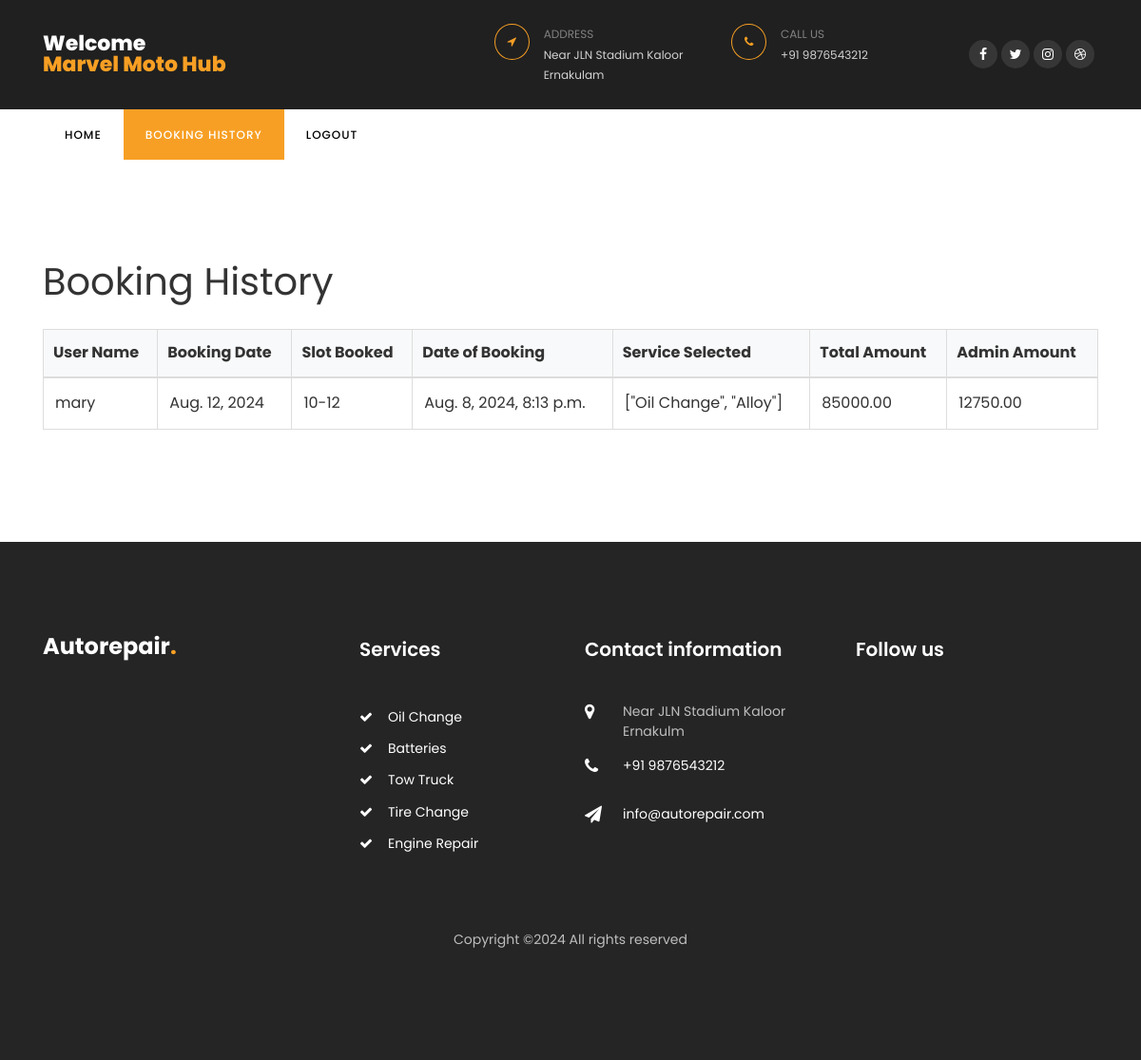
Before: /booking-history/ (signed in) with the older database file.
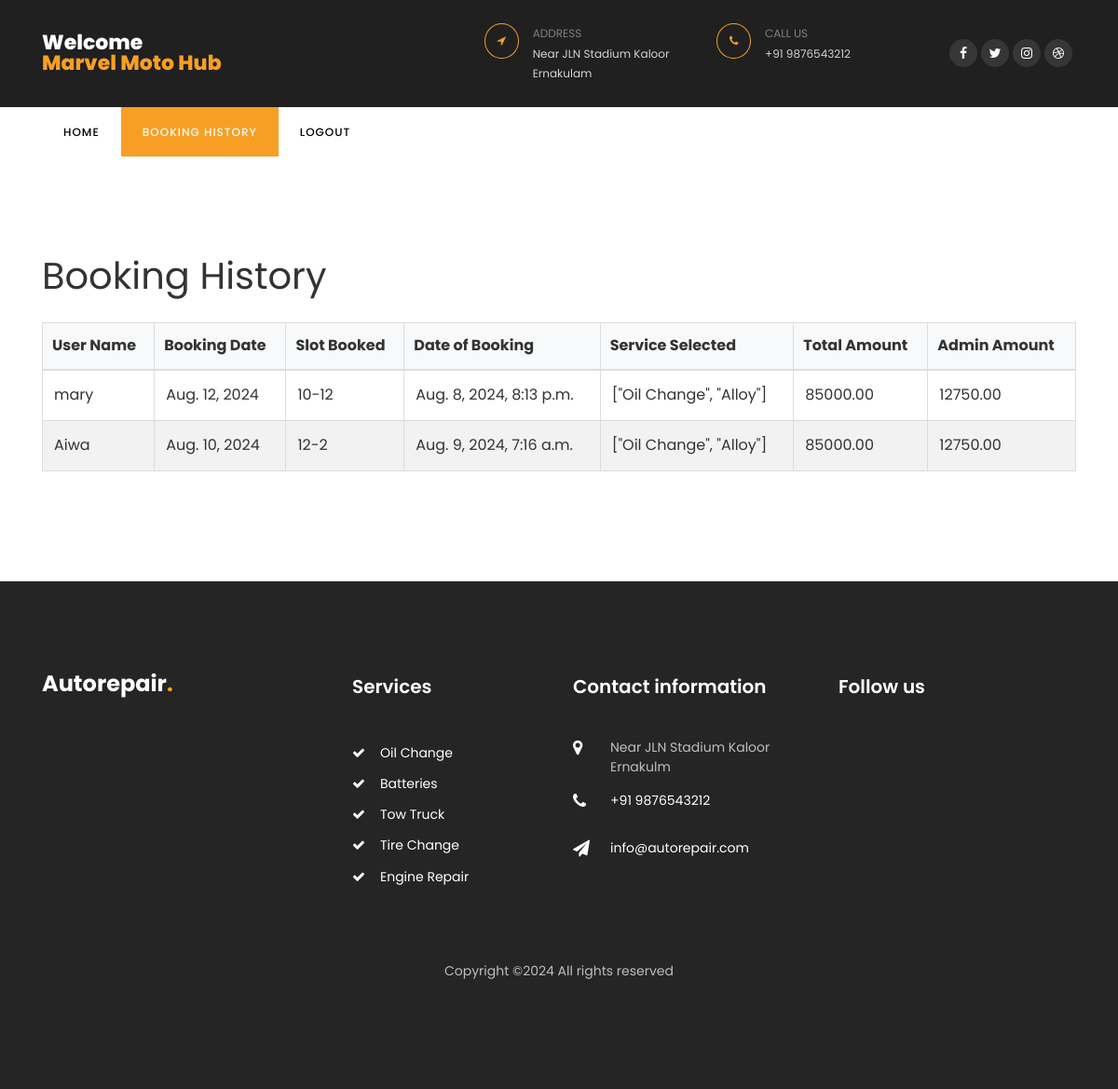
After: the same page with the newer database file.
### car/models.py (models this page shows, shortened)
class User(AbstractBaseUser, PermissionsMixin):
    username = models.CharField(max_length=150, unique=True)
    email = models.EmailField(unique=True)
    phone = models.CharField(max_length=12)
    role = models.CharField(max_length=50, blank=True, null=True)
    is_staff = models.BooleanField(default=False)
    is_active = models.BooleanField(default=True)
    groups = models.ManyToManyField(Group, related_name='custom_user_groups')
    user_permissions = models.ManyToManyField(Permission, related_name='custom_user_permissions')
    objects = CustomUserManager()
    USERNAME_FIELD = 'email'
    REQUIRED_FIELDS = ['username']

class BookingHistory(models.Model):
    garage_name = models.CharField(max_length=255)
    user_name = models.CharField(max_length=255)
    date_booked = models.DateField()
    slot_booked = models.CharField(max_length=30)
    date_of_booking = models.DateTimeField(default=timezone.now)
    service_selected = models.CharField(max_length=255)
    total_amount = models.DecimalField(max_digits=10, decimal_places=2)
    card_number = models.CharField(max_length=16)
    cvv = models.CharField(max_length=3)
    admin_amount = models.DecimalField(max_digits=10, decimal_places=2, blank=True, null=True)

### car/views.py (the view)
# urls.py: path('booking-history/', views.booking_history, name='booking_history'),
@login_required
def booking_history(request):
    user = request.user
    if user.role == 'garage':
        try:
            garage = Garage.objects.get(user=user)
            garage_name = garage.user.username  # Assuming `location` represents the garage name
            booking_history = BookingHistory.objects.filter(garage_name=garage_name)
            context = {
                'booking_history': booking_history,
                'viewing_as': 'garage'
            }
        except Garage.DoesNotExist:
            return HttpResponseForbidden("No associated garage found.")
    elif user.role == 'user':
        booking_history = BookingHistory.objects.filter(user_name=user.username)
        context = {
            'booking_history': booking_history,
            'viewing_as': 'user'
        }
    else:
        return HttpResponseForbidden("Access denied.")
    return render(request, 'booking_history.html', context)

### templates/booking_history.html (shortened to what this page needs)
{% load static %}
<!DOCTYPE html>
<html lang="en">
  <head>
    <link rel="stylesheet" href="https://stackpath.bootstrapcdn.com/font-awesome/4.7.0/css/font-awesome.min.css">
    <link rel="stylesheet" href="{% static 'css/animate.css' %}">
    <link rel="stylesheet" href="{% static 'css/owl.carousel.min.css' %}">
    <link rel="stylesheet" href="{% static 'css/owl.theme.default.min.css' %}">
    <link rel="stylesheet" href="{% static 'css/magnific-popup.css' %}">
    <link rel="stylesheet" href="{% static 'css/bootstrap-datepicker.css' %}">
    <link rel="stylesheet" href="{% static 'css/jquery.timepicker.css' %}">
    <link rel="stylesheet" href="{% static 'css/flaticon.css' %}">
    <link rel="stylesheet" href="{% static 'css/style.css' %}">
  </head>
  <body>
    <div class="wrap">
        <div class="container">
            <div class="row justify-content-between">
                <div class="col-md-3 d-flex align-items-center">
                    <a class="navbar-brand" href="/">Welcome<br><span>{{ user.username }}</span></a>
                </div>
                <div class="col-md-7">
                    <div class="row">
                        <div class="col">
                            <div class="top-wrap d-flex">
                                <div class="icon d-flex align-items-center justify-content-center"><span class="fa fa-location-arrow"></span></div>
                                <div class="text"><span>Address</span><span>Near JLN Stadium Kaloor Ernakulam</span></div>
                            </div>
                        </div>
                        <div class="col">
                            <div class="top-wrap d-flex">
                                <div class="icon d-flex align-items-center justify-content-center"><span class="fa fa-phone"></span></div>
                                <div class="text"><span>Call us</span><span>+91 9876543212</span></div>
                            </div>
                        </div>
                        <div class="col-md-3 d-flex justify-content-end align-items-center">
                            <div class="social-media">
                                <p class="mb-0 d-flex">
                                    <a href="#" class="d-flex align-items-center justify-content-center"><span class="fa fa-facebook"><i class="sr-only">Facebook</i></span></a>
                                    <a href="#" class="d-flex align-items-center justify-content-center"><span class="fa fa-twitter"><i class="sr-only">Twitter</i></span></a>
                                    <a href="#" class="d-flex align-items-center justify-content-center"><span class="fa fa-instagram"><i class="sr-only">Instagram</i></span></a>
                                    <a href="#" class="d-flex align-items-center justify-content-center"><span class="fa fa-dribbble"><i class="sr-only">Dribbble</i></span></a>
                                </p>
                            </div>
                        </div>
                    </div>
                </div>
            </div>
        </div>
    </div>
    <nav class="navbar navbar-expand-lg navbar-dark ftco_navbar bg-dark ftco-navbar-light" id="ftco-navbar">
        <div class="container">
            <div class="collapse navbar-collapse" id="ftco-nav">
                <ul class="navbar-nav mr-auto">
                    <li class="nav-item"><a href="javascript:history.back()" class="nav-link">Home</a></li>
                    <li class="nav-item active"><a href="{% url 'booking_history' %}" class="nav-link">Booking History</a></li>
                    <li class="nav-item"><a href="/" class="nav-link">Logout</a></li>
                </ul>
            </div>
        </div>
    </nav>
    <section class="ftco-section">
        <div class="container">
            <h1>Booking History</h1>
            <table border="1">
                <thead>
                    <tr>
                        {% if viewing_as == 'garage' %}
                            <th>User Name</th>
                        {% else %}
                            <th>Garage Name</th>
                        {% endif %}
                        <th>Booking Date</th>
                        <th>Slot Booked</th>
                        <th>Date of Booking</th>
                        <th>Service Selected</th>
                        <th>Total Amount</th>
                        {% if viewing_as == 'garage' %}
                            <th>Admin Amount</th>
                        {% endif %}
                    </tr>
                </thead>
                <tbody>
                    {% for booking in booking_history %}
                    <tr>
                        {% if viewing_as == 'garage' %}
                            <td>{{ booking.user_name }}</td>
                        {% else %}
                            <td>{{ booking.garage_name }}</td>
                        {% endif %}
                        <td>{{ booking.date_booked }}</td>
                        <td>{{ booking.slot_booked }}</td>
                        <td>{{ booking.date_of_booking }}</td>
                        <td>{{ booking.service_selected }}</td>
                        <td>{{ booking.total_amount }}</td>
                        {% if viewing_as == 'garage' %}
                            <td>{{ booking.admin_amount }}</td>
                        {% endif %}
                    </tr>
                    {% empty %}
                    <tr>
                        <td colspan="7">No bookings found.</td>
                    </tr>
                    {% endfor %}
                </tbody>
            </table>
        </div>
    </section>
    <footer class="footer ftco-section">
        <div class="container">
            <div class="row mb-5">
                <div class="col-md-6 col-lg">
                    <div class="ftco-footer-widget mb-4">
                        <h2 class="logo"><a href="/">Autorepair<span>.</span></a></h2>
                    </div>
                </div>
                <div class="col-md-6 col-lg">
                    <div class="ftco-footer-widget mb-4 ml-md-5">
                        <h2 class="ftco-heading-2">Services</h2>
                        <ul class="list-unstyled">
                            <li><a href="#" class="py-1 d-block"><span class="fa fa-check mr-3"></span>Oil Change</a></li>
                            <li><a href="#" class="py-1 d-block"><span class="fa fa-check mr-3"></span>Batteries</a></li>
                            <li><a href="#" class="py-1 d-block"><span class="fa fa-check mr-3"></span>Tow Truck</a></li>
                            <li><a href="#" class="py-1 d-block"><span class="fa fa-check mr-3"></span>Tire Change</a></li>
                            <li><a href="#" class="py-1 d-block"><span class="fa fa-check mr-3"></span>Engine Repair</a></li>
                        </ul>
                    </div>
                </div>
                <div class="col-md-6 col-lg">
                    <div class="ftco-footer-widget mb-4">
                        <h2 class="ftco-heading-2">Contact information</h2>
                        <div class="block-23 mb-3">
                            <ul>
                                <li><span class="icon fa fa-map-marker"></span><span class="text">Near JLN Stadium Kaloor Ernakulm</span></li>
                                <li><a href="#"><span class="icon fa fa-phone"></span><span class="text">+91 9876543212</span></a></li>
                                <li><a href="#"><span class="icon fa fa-paper-plane"></span><span class="text">info@autorepair.com</span></a></li>
                            </ul>
                        </div>
                    </div>
                </div>
                <div class="col-md-6 col-lg">
                    <div class="ftco-footer-widget mb-4">
                        <h2 class="ftco-heading-2">Follow us</h2>
                        <div class="opening-hours">
                            <p class="mb-0 d-flex">
                                <ul class="ftco-footer-social list-unstyled float-md-left float-lft mt-4">
                                </ul>
                            </p>
                        </div>
                    </div>
                </div>
            </div>
            <div class="row">
                <div class="col-md-12 text-center">
                    <p>
                        Copyright &copy;<script>document.write(new Date().getFullYear());</script> All rights reserved
                        </p>
                </div>
            </div>
        </div>
    </footer>
  </body>
</html>

### templates/booking_history.html (style rules this page uses)
table { width: 100%; border-collapse: collapse; margin: 20px 0; font-size: 16px; color: #333; }
thead th { background-color: #f8f9fa; color: #333; padding: 10px; text-align: left; border-bottom: 2px solid #ddd; }
tbody tr:nth-child(even) { background-color: #f2f2f2; }
td, th { padding: 12px; border: 1px solid #ddd; text-align: left; }

Changed rows visible on the page:
added BookingHistory: user_name "Aiwa", date_booked "Aug. 10, 2024", slot_booked "12-2", date_of_booking "Aug. 9, 2024, 7:16 a.m.", service_selected "[\"Oil Change\", \"Alloy\"]", total_amount "85000.00", admin_amount "12750.00"
